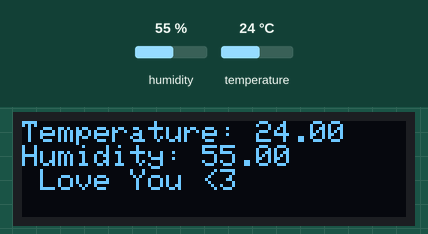
This sketch was run on a simulated Arduino Uno, built with avr-gcc and run on an emulated ATmega328P. Parts: 128×32 one-colour display. Inputs (shaded band) come from the test bench; at power-on: humidity 55 %, temperature 24 °C. The display library's start-up logo is not drawn; what the sketch prints to the serial monitor is not drawn.

Above: at 3.2 s.
3.3 s: humidity set to 22 %
At 5.3 s:
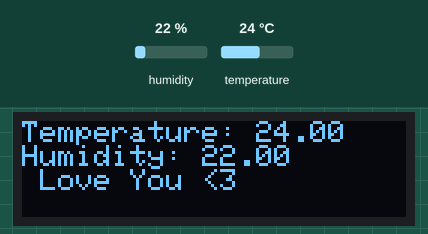
6.0 s: temperature set to 12 °C
At 7.2 s:
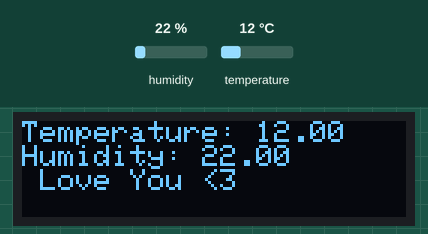
8.7 s: humidity set to 40 %
At 11.0 s:
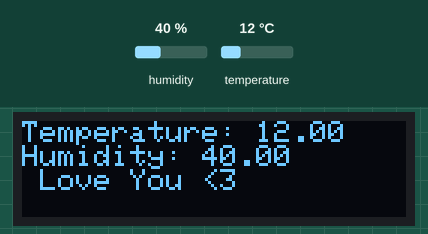
11.7 s: temperature set to 19 °C
At 12.9 s:
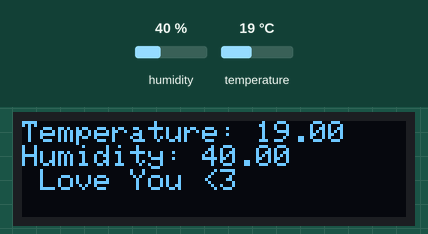
Timing chart, 0 to 14.7 s (numbered marks = the images above; inputs shaded):
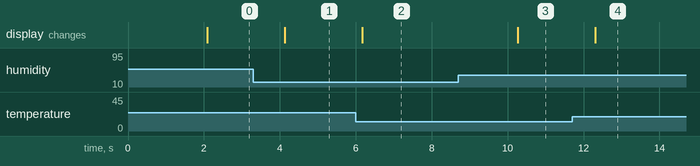

Measured:
- after the input at 3.3 s, the display: changes after 0.83 s (image 1)
- after the input at 6.0 s, the display: changes after 0.17 s (image 2)
- after the input at 8.7 s, the display: changes after 1.6 s (image 3)
- after the input at 11.7 s, the display: changes after 0.60 s (image 4)

The sketch:

DHTonOLED.ino
```cpp
#include <Arduino.h>
#include <Wire.h>
#include <Adafruit_GFX.h>
#include <Adafruit_SSD1306.h>
#include <DHT.h>

// OLED display connection:
#define SCREEN_WIDTH 128 // OLED display width, in pixels
#define SCREEN_HEIGHT 32 // OLED display height, in pixels
#define OLED_RESET -1  // Reset pin not used
#define SCREEN_ADDRESS 0x3C ///< See datasheet for Address; 0x3D for 128x64, 0x3C for 128x32

// Adafruit_SSD1306 display(OLED_RESET);
Adafruit_SSD1306 display(SCREEN_WIDTH, SCREEN_HEIGHT, &Wire, OLED_RESET);


// DHT sensor connection:
#define DHT_PIN 2
#define DHT_TYPE DHT11
DHT dht(DHT_PIN, DHT_TYPE);

void setup() {
  Serial.begin(9600);

  // SSD1306_SWITCHCAPVCC = generate display voltage from 3.3V internally
  if(!display.begin(SSD1306_SWITCHCAPVCC, SCREEN_ADDRESS)) {
    Serial.println(F("SSD1306 allocation failed"));
    for(;;); // Don't proceed, loop forever
  }

  // Show initial display buffer contents on the screen --
  // the library initializes this with an Adafruit splash screen.
  display.display();
  delay(2000); // Pause for 2 seconds

  // Clear the buffer
  display.clearDisplay();

  dht.begin();  // Initialize DHT sensor
}

void loop() {
  display.clearDisplay();
  float humidity = dht.readHumidity();
  float temperature = dht.readTemperature();
  Serial.print("Temperature = ");
  Serial.println(temperature);
  Serial.print("Humidity = ");
  Serial.println(humidity);
  if (isnan(humidity) || isnan(temperature)) {
    // If reading failed, display error message on OLED screen
    display.clearDisplay();
    display.setTextSize(1);
    display.setTextColor(WHITE);
    display.setCursor(0, 0);
    display.println("Error reading from DHT sensor!");
    display.display();
  } else {
    // If reading successful, display temperature and humidity on OLED screen
    display.clearDisplay();
    display.setTextSize(1);
    display.setTextColor(WHITE);
    display.setCursor(0, 0);
    display.print("Temperature: ");
    display.println(temperature);
    display.print("Humidity: ");
    display.println(humidity);
    display.print(" Love You <3 ");


    display.display();
  }
  // yield();
  delay(2000);  // Wait 2 seconds before taking another reading
}
```
